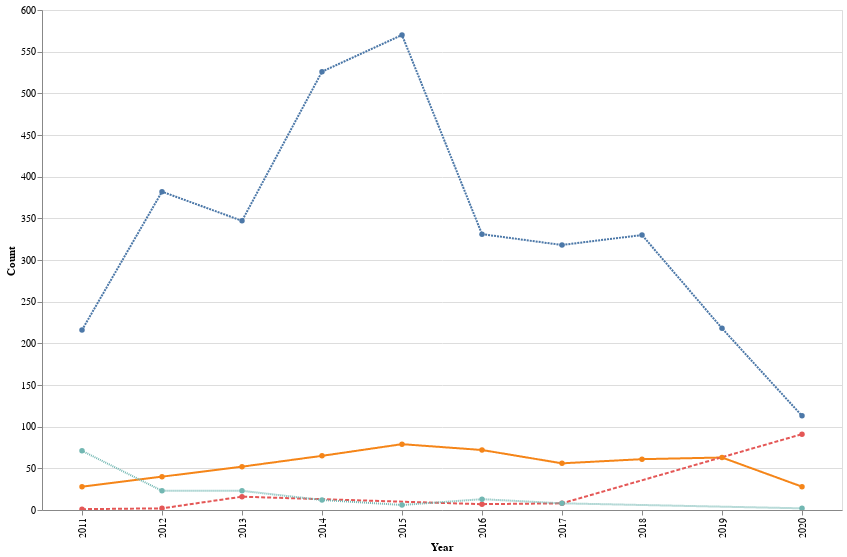

The notebook cell saved with this chart:
### Code cell
chart = alt.Chart(df_count_job_type).mark_line(point=True).encode(
    x='Year:O',
    y='Count',
    strokeDash=alt.StrokeDash('JobType', legend=None),
    color=alt.Color('JobType', sort=['TT', 'Non-TT', 'Postdoc', 'Unknown']),
    tooltip=['Count'],
).properties(height=500, width=800).interactive()

chart

### Figure 1 — Vega-Lite specification as saved in the notebook (floating-point values rounded to 4 significant figures)
{"config": {"view": {"continuousWidth": 400, "continuousHeight": 300}}, "data": {"name": "data-a903561711829c49883b78c275151e0d"}, "mark": {"type": "line", "point": true}, "encoding": {"color": {"type": "nominal", "field": "JobType", "sort": ["TT", "Non-TT", "Postdoc", "Unknown"]}, "strokeDash": {"type": "nominal", "field": "JobType", "legend": null}, "tooltip": [{"type": "quantitative", "field": "Count"}], "x": {"type": "ordinal", "field": "Year"}, "y": {"type": "quantitative", "field": "Count"}}, "height": 500, "selection": {"selector002": {"type": "interval", "bind": "scales", "encodings": ["x", "y"]}}, "width": 800, "$schema": "https://vega.github.io/schema/vega-lite/v4.8.1.json", "datasets": {"data-a903561711829c49883b78c275151e0d": [{"JobType": "Non-TT", "Year": 2011, "JobTitle": 28, "JobYear": 28, "JobLink": 24, "JobField": 28, "JobSource": 28, "JobLink_norm": 24, "FieldAlias": 28, "Count": 28}, {"JobType": "Non-TT", "Year": 2012, "JobTitle": 40, "JobYear": 40, "JobLink": 39, "JobField": 40, "JobSource": 40, "JobLink_norm": 39, "FieldAlias": 40, "Count": 40}, {"JobType": "Non-TT", "Year": 2013, "JobTitle": 52, "JobYear": 52, "JobLink": 46, "JobField": 52, "JobSource": 52, "JobLink_norm": 46, "FieldAlias": 52, "Count": 52}, {"JobType": "Non-TT", "Year": 2014, "JobTitle": 65, "JobYear": 65, "JobLink": 59, "JobField": 65, "JobSource": 65, "JobLink_norm": 59, "FieldAlias": 65, "Count": 65}, {"JobType": "Non-TT", "Year": 2015, "JobTitle": 79, "JobYear": 79, "JobLink": 72, "JobField": 79, "JobSource": 79, "JobLink_norm": 72, "FieldAlias": 79, "Count": 79}, {"JobType": "Non-TT", "Year": 2016, "JobTitle": 72, "JobYear": 72, "JobLink": 65, "JobField": 72, "JobSource": 72, "JobLink_norm": 65, "FieldAlias": 72, "Count": 72}, {"JobType": "Non-TT", "Year": 2017, "JobTitle": 56, "JobYear": 56, "JobLink": 54, "JobField": 56, "JobSource": 56, "JobLink_norm": 54, "FieldAlias": 56, "Count": 56}, {"JobType": "Non-TT", "Year": 2018, "JobTitle": 61, "JobYear": 61, "JobLink": 57, "JobField": 61, "JobSource": 61, "JobLink_norm": 57, "FieldAlias": 61, "Count": 61}, {"JobType": "Non-TT", "Year": 2019, "JobTitle": 63, "JobYear": 63, "JobLink": 60, "JobField": 63, "JobSource": 63, "JobLink_norm": 60, "FieldAlias": 63, "Count": 63}, {"JobType": "Non-TT", "Year": 2020, "JobTitle": 28, "JobYear": 28, "JobLink": 21, "JobField": 28, "JobSource": 28, "JobLink_norm": 21, "FieldAlias": 28, "Count": 28}, {"JobType": "Postdoc", "Year": 2011, "JobTitle": 1, "JobYear": 1, "JobLink": 1, "JobField": 1, "JobSource": 1, "JobLink_norm": 1, "FieldAlias": 1, "Count": 1}, {"JobType": "Postdoc", "Year": 2012, "JobTitle": 2, "JobYear": 2, "JobLink": 2, "JobField": 2, "JobSource": 2, "JobLink_norm": 2, "FieldAlias": 2, "Count": 2}, {"JobType": "Postdoc", "Year": 2013, "JobTitle": 16, "JobYear": 16, "JobLink": 15, "JobField": 16, "JobSource": 16, "JobLink_norm": 15, "FieldAlias": 16, "Count": 16}, {"JobType": "Postdoc", "Year": 2016, "JobTitle": 7, "JobYear": 7, "JobLink": 6, "JobField": 7, "JobSource": 7, "JobLink_norm": 6, "FieldAlias": 7, "Count": 7}, {"JobType": "Postdoc", "Year": 2017, "JobTitle": 8, "JobYear": 8, "JobLink": 8, "JobField": 8, "JobSource": 8, "JobLink_norm": 8, "FieldAlias": 8, "Count": 8}, {"JobType": "Postdoc", "Year": 2020, "JobTitle": 91, "JobYear": 91, "JobLink": 53, "JobField": 91, "JobSource": 91, "JobLink_norm": 53, "FieldAlias": 91, "Count": 91}, {"JobType": "TT", "Year": 2011, "JobTitle": 216, "JobYear": 216, "JobLink": 192, "JobField": 216, "JobSource": 216, "JobLink_norm": 192, "FieldAlias": 216, "Count": 216}, {"JobType": "TT", "Year": 2012, "JobTitle": 382, "JobYear": 382, "JobLink": 366, "JobField": 382, "JobSource": 382, "JobLink_norm": 366, "FieldAlias": 382, "Count": 382}, {"JobType": "TT", "Year": 2013, "JobTitle": 347, "JobYear": 347, "JobLink": 297, "JobField": 347, "JobSource": 347, "JobLink_norm": 297, "FieldAlias": 347, "Count": 347}, {"JobType": "TT", "Year": 2014, "JobTitle": 526, "JobYear": 526, "JobLink": 483, "JobField": 526, "JobSource": 526, "JobLink_norm": 483, "FieldAlias": 526, "Count": 526}, {"JobType": "TT", "Year": 2015, "JobTitle": 570, "JobYear": 570, "JobLink": 563, "JobField": 570, "JobSource": 570, "JobLink_norm": 563, "FieldAlias": 570, "Count": 570}, {"JobType": "TT", "Year": 2016, "JobTitle": 331, "JobYear": 331, "JobLink": 315, "JobField": 331, "JobSource": 331, "JobLink_norm": 315, "FieldAlias": 331, "Count": 331}, {"JobType": "TT", "Year": 2017, "JobTitle": 318, "JobYear": 318, "JobLink": 309, "JobField": 318, "JobSource": 318, "JobLink_norm": 309, "FieldAlias": 318, "Count": 318}, {"JobType": "TT", "Year": 2018, "JobTitle": 330, "JobYear": 330, "JobLink": 307, "JobField": 330, "JobSource": 330, "JobLink_norm": 307, "FieldAlias": 330, "Count": 330}, {"JobType": "TT", "Year": 2019, "JobTitle": 218, "JobYear": 218, "JobLink": 204, "JobField": 218, "JobSource": 218, "JobLink_norm": 204, "FieldAlias": 218, "Count": 218}, {"JobType": "TT", "Year": 2020, "JobTitle": 113, "JobYear": 113, "JobLink": 96, "JobField": 113, "JobSource": 113, "JobLink_norm": 96, "FieldAlias": 113, "Count": 113}, {"JobType": "Unknown", "Year": 2011, "JobTitle": 71, "JobYear": 71, "JobLink": 49, "JobField": 71, "JobSource": 71, "JobLink_norm": 49, "FieldAlias": 71, "Count": 71}, {"JobType": "Unknown", "Year": 2012, "JobTitle": 23, "JobYear": 23, "JobLink": 17, "JobField": 23, "JobSource": 23, "JobLink_norm": 17, "FieldAlias": 23, "Count": 23}, {"JobType": "Unknown", "Year": 2013, "JobTitle": 23, "JobYear": 23, "JobLink": 18, "JobField": 23, "JobSource": 23, "JobLink_norm": 18, "FieldAlias": 23, "Count": 23}, {"JobType": "Unknown", "Year": 2014, "JobTitle": 12, "JobYear": 12, "JobLink": 11, "JobField": 12, "JobSource": 12, "JobLink_norm": 11, "FieldAlias": 12, "Count": 12}, {"JobType": "Unknown", "Year": 2015, "JobTitle": 6, "JobYear": 6, "JobLink": 6, "JobField": 6, "JobSource": 6, "JobLink_norm": 6, "FieldAlias": 6, "Count": 6}, {"JobType": "Unknown", "Year": 2016, "JobTitle": 13, "JobYear": 13, "JobLink": 13, "JobField": 13, "JobSource": 13, "JobLink_norm": 13, "FieldAlias": 13, "Count": 13}, {"JobType": "Unknown", "Year": 2017, "JobTitle": 8, "JobYear": 8, "JobLink": 8, "JobField": 8, "JobSource": 8, "JobLink_norm": 8, "FieldAlias": 8, "Count": 8}, {"JobType": "Unknown", "Year": 2020, "JobTitle": 2, "JobYear": 2, "JobLink": 2, "JobField": 2, "JobSource": 2, "JobLink_norm": 2, "FieldAlias": 2, "Count": 2}]}}
